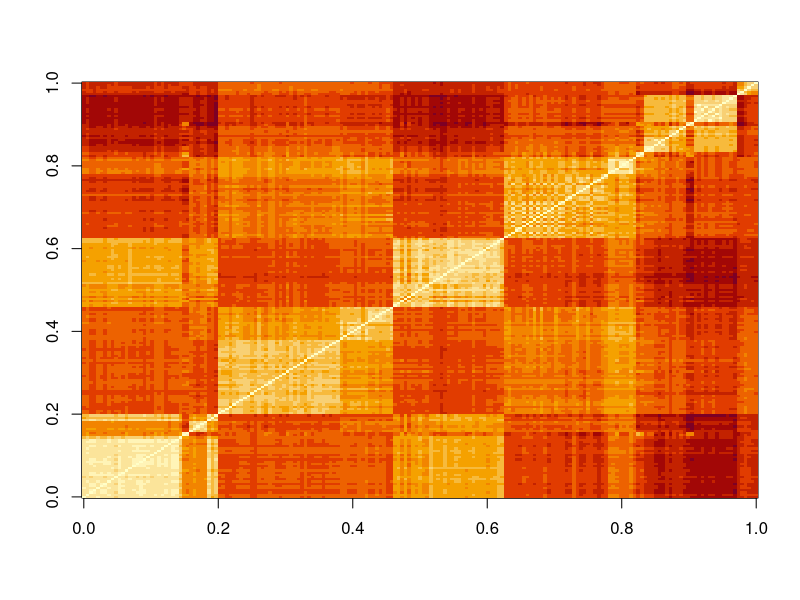
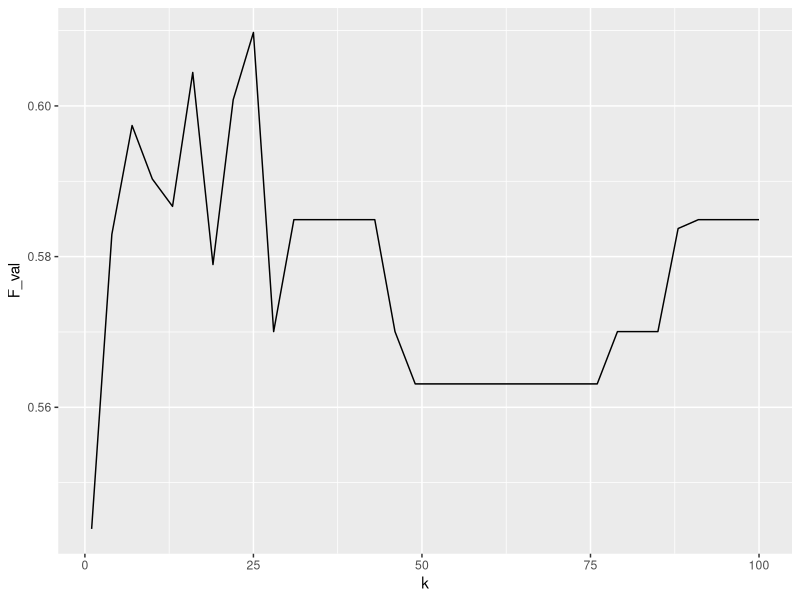

Reproduce these figures in R, in order.
## nearest neighbor

library(tidyverse)
library(purrr)
library(pdftools)
library(lubridate)
library(broom)
library(dslabs)
library(caret)
data("tissue_gene_expression")
dim(tissue_gene_expression$x)
table(tissue_gene_expression$y)
mnist_27$train
d <- dist(tissue_gene_expression$x)
d

dist(tissue_gene_expression$x[c(1,2)])
dist(tissue_gene_expression$x[c(39,40)])
dist(tissue_gene_expression$x[c(73,74)])

dist(tissue_gene_expression$x[c(1,39)])
dist(tissue_gene_expression$x[c(1,73)])
dist(tissue_gene_expression$x[c(2,74)])

image(as.matrix(d))

fit_glm <- glm(y ~ x_1, x_2, data=mnist_27$train, family = "binomial")
p_hat_logistic <- predict(fit_glm, mnist_27$test)
y_hat_logistic <- factor(ifelse(p_hat_logistic > 0.5, 7, 2))
confusionMatrix(data = y_hat_logistic, reference = mnist_27$test$y)$overall[1]


library(dslabs)

data(heights)

ks<-seq(1,101,3)


y<-heights$sex

x<- heights$height



test_index<- createDataPartition(y, times=1, p=0.5, list=FALSE)

train_set<- heights[test_index,]

test_set<- heights[-test_index,]

accuracy <- map_df(ks, function(k) {
  set.seed(1)
  fit<- knn3(sex~height, data=train_set, k=k)
  
  y_hat<-predict(fit, test_set, type="class")
  
  F_val<-F_meas(data=y_hat, reference=factor(test_set$sex))
  
  list(k=k, F_val=F_val)
  
})

accuracy

accuracy %>% ggplot(aes(k,F_val)) + geom_line()

ks[which.max(accuracy$F_val)]
max(accuracy$F_val)


library(dslabs)
data("tissue_gene_expression")

ks<-seq(1,11,2)

x <- tissue_gene_expression$x

y <- tissue_gene_expression$y

train_index <- createDataPartition(tissue_gene_expression$y, times = 1, list = FALSE)
train_set = x[train_index,]
test_set = x[-train_index,]
train_set_y = y[train_index]
test_set_y = y[-train_index]
set.seed(1)
accuracy <- map_df(ks, function(k){
  
  knn_fit <- knn3(train_set,train_set_y, k = k)
  y_hat <- predict(knn_fit, test_set, type = "class")
  test_error<- confusionMatrix(data = y_hat, reference = test_set_y, mode = "everything")$overall["Accuracy"]
  list(k=k,test=test_error)
})


accuracy
